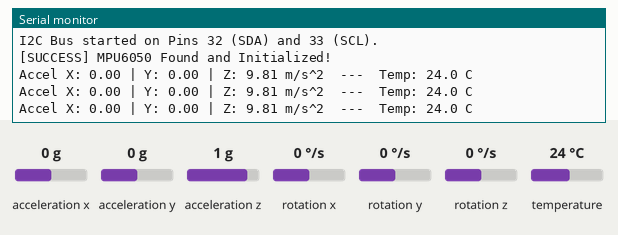
The sketch below on a simulated ESP32. Parts: the last lines printed to the serial monitor. The inputs (shaded band) are chosen by the test bench; at power-on: acceleration x 0 g, acceleration y 0 g, acceleration z 1 g, temperature 24 °C, rotation x 0 °/s, rotation y 0 °/s, rotation z 0 °/s.

Above: at 1.3 s.
1.4 s: acceleration x set to -1.4 g
At 2.0 s:
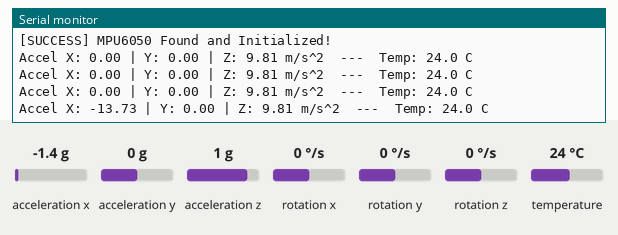
2.9 s: acceleration y set to -1.4 g
At 3.5 s:
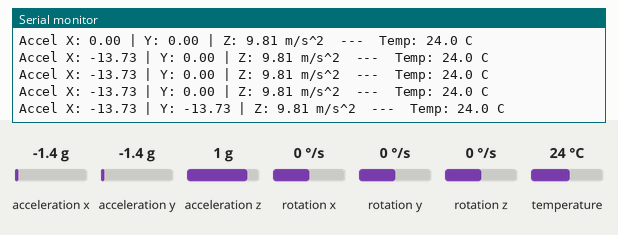
4.4 s: acceleration z set to -1.4 g
At 5.0 s:
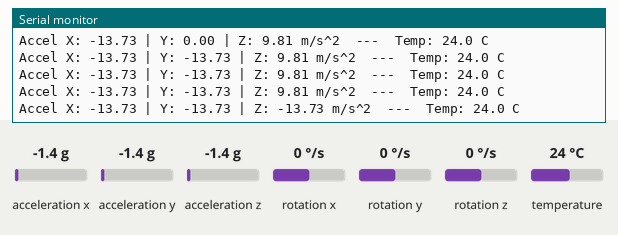
5.9 s: temperature set to 12 °C
At 6.6 s:
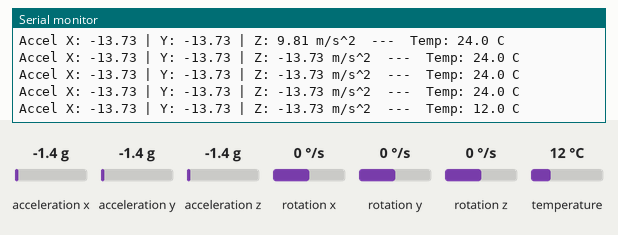

The sketch:

testtemp.ino
```cpp
#include <Wire.h>
#include <Adafruit_MPU6050.h>
#include <Adafruit_Sensor.h>

Adafruit_MPU6050 mpu;

void setup() {
  Serial.begin(115200);
  while (!Serial) {
    delay(10); // Wait for Serial console to open
  }

  Serial.println("\n--- MPU6050 Isolated Hardware Diagnostic ---");

  // 1. Start the I2C bus on your custom pins
  Wire.begin(32, 33);
  Serial.println("I2C Bus started on Pins 32 (SDA) and 33 (SCL).");

  // 2. Attempt to connect to the sensor
  if (!mpu.begin()) {
    Serial.println("\n[ERROR] Failed to find MPU6050 chip!");
    Serial.println("1. Check your jumper wires (are they loose?).");
    Serial.println("2. Ensure SDA is on D32 and SCL is on D33.");
    Serial.println("3. Try moving the VCC wire from 3.3V to the VIN / 5V pin.");
    while (1) {
      delay(10); // Freeze the board here if it fails
    }
  }

  Serial.println("[SUCCESS] MPU6050 Found and Initialized!\n");

  // Configure the sensor for basic readings
  mpu.setAccelerometerRange(MPU6050_RANGE_8_G);
  mpu.setGyroRange(MPU6050_RANGE_500_DEG);
  mpu.setFilterBandwidth(MPU6050_BAND_21_HZ);
  delay(100);
}

void loop() {
  // Get new sensor events with the readings
  sensors_event_t a, g, temp;
  mpu.getEvent(&a, &g, &temp);

  // Print the Accelerometer data
  Serial.print("Accel X: ");
  Serial.print(a.acceleration.x, 2);
  Serial.print(" | Y: ");
  Serial.print(a.acceleration.y, 2);
  Serial.print(" | Z: ");
  Serial.print(a.acceleration.z, 2);
  Serial.print(" m/s^2");

  // Print the Temperature data
  Serial.print("  ---  Temp: ");
  Serial.print(temp.temperature, 1);
  Serial.println(" C");

  delay(500); // Wait half a second before reading again
}
```

Measured:
- after the input at 1.4 s, the serial monitor: prints a new line after 0.22 s (image 1)
- after the input at 2.9 s, the serial monitor: prints a new line after 0.22 s (image 2)
- after the input at 4.4 s, the serial monitor: prints a new line after 0.23 s (image 3)
- after the input at 5.9 s, the serial monitor: prints a new line after 0.24 s (image 4)
